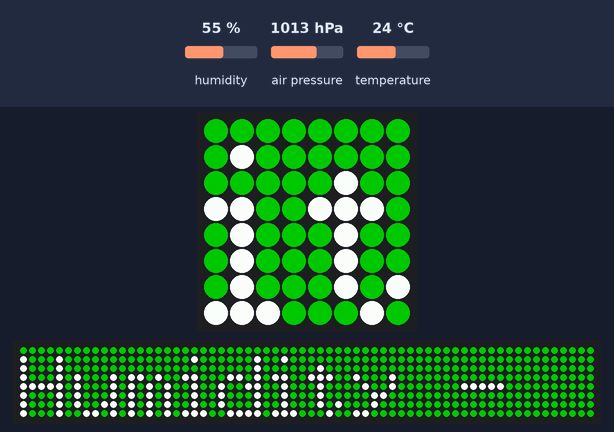
The program below on a simulated Raspberry Pi (BCM pin numbers) with a Sense HAT. Parts: the Sense HAT's 8×8 RGB LED matrix, a strip that is not on the board, showing the scrolling text unrolled. Inputs (shaded band) come from the test bench; at power-on: temperature 24 °C, air pressure 1013 hPa, humidity 55 %. Dim RGB values are drawn brighter than linear; the 64×8 strip is a reading aid, not a part: it shows the text the matrix is scrolling, unrolled, one strip-width of it at a time.

Above: at 12.65 s.
12.8 s: temperature set to 19.1 °C
At 15.39 s:
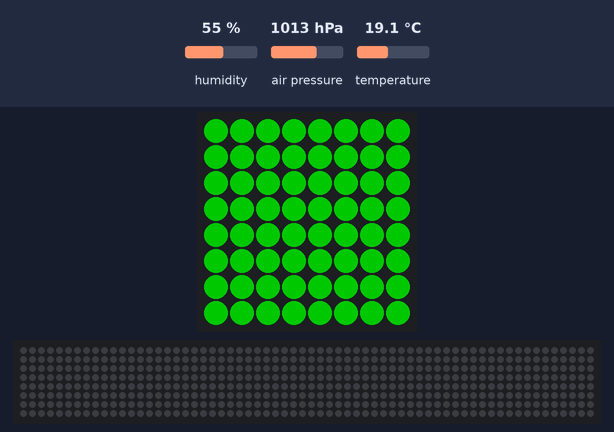
At 19.05 s:
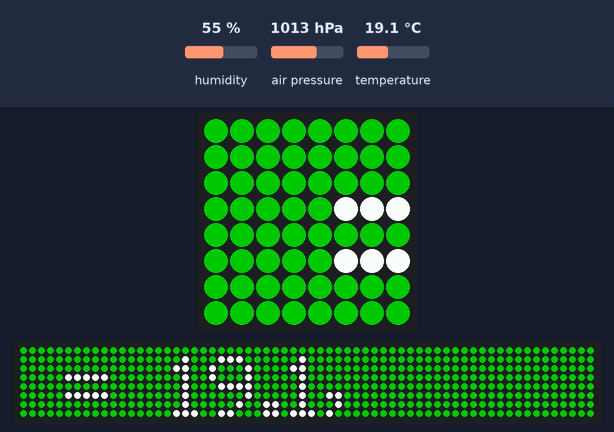
24.3 s: temperature set to 17.7 °C
At 30.61 s:
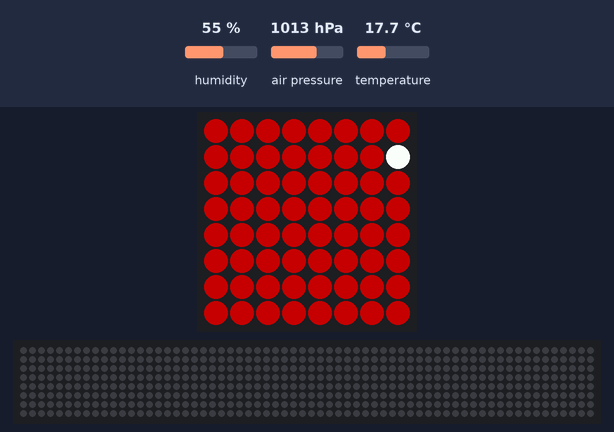

Measured:
- the behaviour switches between 18.4 and 18.3 °C on temperature (found by bisection; images 2 and 3)

The program:

sensors_color.py
```python
from sense_hat import SenseHat
sense = SenseHat()

while True:
    t = sense.get_temperature()
    p = sense.get_pressure()
    h = sense.get_humidity()

    t = round(t, 1)
    p = round(p, 1)
    h = round(h, 1)

    if t > 18.3 and t < 26.7:
        bg = (0, 100, 0)  # green
    else:
        bg = (100, 0, 0)  # red

    msg = "Temperature = {0}, Pressure = {1}, Humidity - {2}".format(t, p, h)

    sense.show_message(msg, scroll_speed=0.05, back_colour=bg)
```
